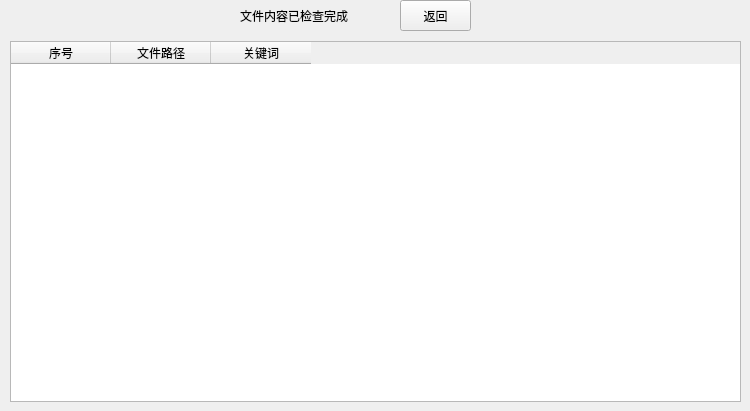
      <widget class="QWidget" name="page_27">
       <widget class="QLabel" name="label_49">
        <property name="geometry">
         <rect>
          <x>240</x>
          <y>0</y>
          <width>151</width>
          <height>31</height>
         </rect>
        </property>
        <property name="styleSheet">
         <string notr="true">font: 12pt &quot;微软雅黑&quot;;
color: rgb(0, 0, 0);</string>
        </property>
        <property name="text">
         <string>文件内容已检查完成</string>
        </property>
       </widget>
       <widget class="QPushButton" name="wjnrBackButton">
        <property name="geometry">
         <rect>
          <x>400</x>
          <y>0</y>
          <width>71</width>
          <height>31</height>
         </rect>
        </property>
        <property name="text">
         <string>返回</string>
        </property>
       </widget>
       <widget class="QTableWidget" name="wjnrTableWidget">
        <property name="geometry">
         <rect>
          <x>10</x>
          <y>41</y>
          <width>731</width>
          <height>361</height>
         </rect>
        </property>
        <column>
         <property name="text">
          <string>序号</string>
         </property>
        </column>
        <column>
         <property name="text">
          <string>文件路径</string>
         </property>
        </column>
        <column>
         <property name="text">
          <string>关键词</string>
         </property>
        </column>
       </widget>
      </widget>
